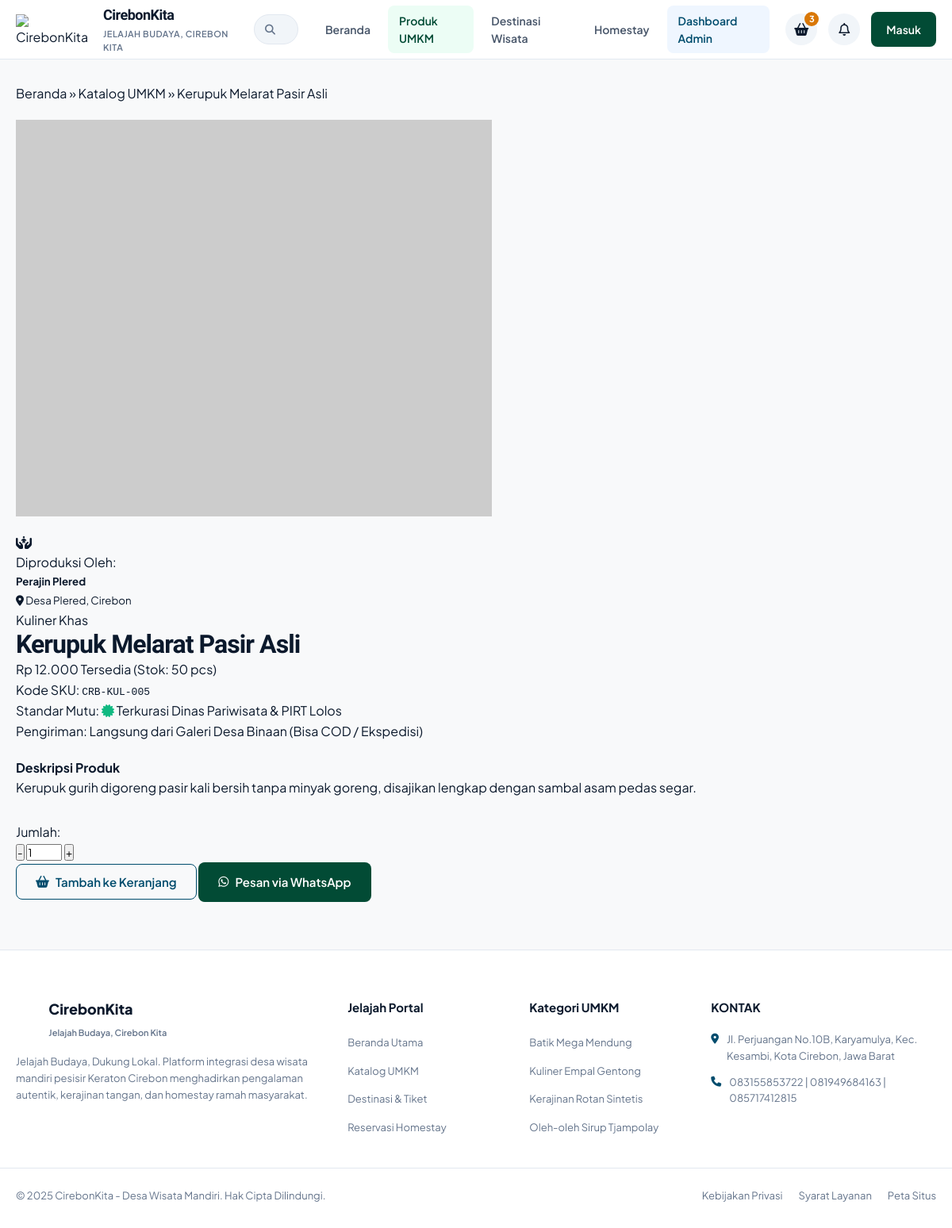
The page /cirebonkita/public/umkm/detail/5 on the database its author committed.
### tables this page shows
CREATE TABLE `umkm` (
  `id` INT AUTO_INCREMENT PRIMARY KEY,
  `kode_sku` VARCHAR(30) NOT NULL UNIQUE,
  `nama_produk` VARCHAR(150) NOT NULL,
  `kategori` ENUM('Batik Cirebon', 'Kuliner Khas', 'Kerajinan Tangan', 'Aksesoris') NOT NULL,
  `harga` DECIMAL(10,2) NOT NULL,
  `stok` INT NOT NULL DEFAULT 0,
  `deskripsi` TEXT NOT NULL,
  `mitra_pengrajin` VARCHAR(120) NOT NULL,
  `desa_asal` VARCHAR(100) NOT NULL,
  `foto` VARCHAR(255) NOT NULL,
  `status_stok` ENUM('Tersedia', 'Stok Menipis', 'Kritis', 'Habis') DEFAULT 'Tersedia',
  `terjual` INT DEFAULT 0,
  `rating` DECIMAL(2,1) DEFAULT 4.8,
  `created_at` TIMESTAMP DEFAULT CURRENT_TIMESTAMP,
  `updated_at` TIMESTAMP DEFAULT CURRENT_TIMESTAMP ON UPDATE CURRENT_TIMESTAMP
);

### cirebonkita/app/controllers/UmkmController.php (called while the page is built, shortened)
<?php
require_once '../app/core/Controller.php';
class UmkmController extends Controller {
    public function detail($id = null) {
        $umkmModel = $this->model('Umkm');
        $produk = $umkmModel->getUmkmById($id);
        $data = [
            'judul' => $produk['nama_produk'] . ' - CirebonKita',
            'produk' => $produk
        ];
        $this->view('public/detail_umkm', $data);
    }
}

### cirebonkita/app/core/App.php (called while the page is built, shortened)
<?php
class App {
    protected $method = 'index';
    public function __construct() {
        $url = $this->parseURL();
        if (!empty($url[0])) {
            $controllerName = ucfirst($url[0]) . 'Controller';
            if (file_exists('../app/controllers/' . $controllerName . '.php')) {
                unset($url[0]);
            } else {
                if (strtolower($url[0]) === 'admin') {
                    $this->controller = 'AdminController';
                    unset($url[0]);
                }
            }
        }
        $this->controller = new $this->controller;
        if (isset($url[1])) {
            if (method_exists($this->controller, $url[1])) {
                $this->method = $url[1];
                unset($url[1]);
            }
        }
        $this->params = $url ? array_values($url) : [];
        call_user_func_array([$this->controller, $this->method], $this->params);
    }
    public function parseURL() {
        if (isset($_GET['url'])) {
            $url = rtrim($_GET['url'], '/');
            $url = filter_var($url, FILTER_SANITIZE_URL);
            return explode('/', $url);
        }
        return null;
    }
}

### cirebonkita/public/index.php (called while the page is built, shortened)
<?php
require_once '../app/config/Database.php';
require_once '../app/core/Controller.php';
require_once '../app/core/App.php';
$app = new App();

### cirebonkita/app/config/Database.php (called while the page is built, shortened)
<?php
class Database {
    private $host = "localhost";
    private $user = "root";
    private $pass = "";
    private $db_name = "cirebonkita";
    private $port = "3306";
    private $dbh;
    private $stmt;
    public function __construct() {
        $dsn = "mysql:host=" . $this->host . ";port=" . $this->port . ";dbname=" . $this->db_name . ";charset=utf8mb4";
        $options = [
            PDO::ATTR_PERSISTENT => true,
            PDO::ATTR_ERRMODE => PDO::ERRMODE_EXCEPTION,
            PDO::ATTR_DEFAULT_FETCH_MODE => PDO::FETCH_ASSOC,
            PDO::ATTR_EMULATE_PREPARES => false
        ];
        try {
            $this->dbh = new PDO($dsn, $this->user, $this->pass, $options);
        } catch (PDOException $e) {
            $this->error = $e->getMessage();
            die("Koneksi Database Gagal: " . $this->error);
        }
    }
    public function query($query) {
        $this->stmt = $this->dbh->prepare($query);
    }
    public function bind($param, $value, $type = null) {
        if (is_null($type)) {
            switch (true) {
                default:
                    $type = PDO::PARAM_STR;
            }
        }
        $this->stmt->bindValue($param, $value, $type);
    }
    public function execute() {
        return $this->stmt->execute();
    }
    public function single() {
        $this->execute();
        return $this->stmt->fetch();
    }
}

### cirebonkita/app/models/Umkm.php (called while the page is built, shortened)
<?php
require_once '../app/config/Database.php';
class Umkm {
    private $table = 'umkm';
    private $db;
    public function __construct() {
        $this->db = new Database();
    }
    public function getUmkmById($id) {
        $query = "SELECT * FROM " . $this->table . " WHERE id = :id";
        $this->db->query($query);
        $this->db->bind(':id', $id);
        return $this->db->single();
    }
}

### cirebonkita/app/views/public/detail_umkm.php (the view, shortened to what this page needs)
<div class="container mt-30 mb-60">
    <nav class="breadcrumb-nav">
        <a href="<?= BASEURL; ?>/">Beranda</a> &raquo;
        <a href="<?= BASEURL; ?>/umkm">Katalog UMKM</a> &raquo;
        <span><?= htmlspecialchars($produk['nama_produk']); ?></span>
    </nav>
    <div class="product-detail-layout mt-20">
        <div class="product-gallery-side">
            <div class="main-photo-frame">
                <img src="<?= BASEURL; ?>/assets/img/<?= htmlspecialchars($produk['foto']); ?>" alt="<?= htmlspecialchars($produk['nama_produk']); ?>" onerror="this.src='https://picsum.photos/seed/umkm_d_<?= $produk['id']; ?>/600/500'">
            </div>
            <div class="mitra-badge-card mt-20">
                <div class="mitra-icon"><i class="fa-solid fa-hands-holding-child"></i></div>
                <div>
                    <span class="mitra-sub">Diproduksi Oleh:</span>
                    <h5 class="mitra-name"><?= htmlspecialchars($produk['mitra_pengrajin']); ?></h5>
                    <small class="mitra-village"><i class="fa-solid fa-location-dot"></i> <?= htmlspecialchars($produk['desa_asal']); ?>, Cirebon</small>
                </div>
            </div>
        </div>
        <div class="product-order-side">
            <span class="category-badge-pill"><?= htmlspecialchars($produk['kategori']); ?></span>
            <h1 class="detail-product-title"><?= htmlspecialchars($produk['nama_produk']); ?></h1>
            <div class="product-price-large">
                Rp <?= number_format($produk['harga'], 0, ',', '.'); ?>
                <span class="stock-status-pill badge-<?= strtolower(str_replace(' ', '-', $produk['status_stok'])); ?>">
                    <?= htmlspecialchars($produk['status_stok']); ?> (Stok: <?= $produk['stok']; ?> pcs)
                </span>
            </div>
            <div class="product-meta-specs">
                <div class="spec-row">
                    <span class="spec-label">Kode SKU:</span>
                    <span class="spec-val"><code><?= htmlspecialchars($produk['kode_sku']); ?></code></span>
                </div>
                <div class="spec-row">
                    <span class="spec-label">Standar Mutu:</span>
                    <span class="spec-val"><i class="fa-solid fa-certificate text-success"></i> Terkurasi Dinas Pariwisata & PIRT Lolos</span>
                </div>
                <div class="spec-row">
                    <span class="spec-label">Pengiriman:</span>
                    <span class="spec-val">Langsung dari Galeri Desa Binaan (Bisa COD / Ekspedisi)</span>
                </div>
            </div>
            <div class="product-description-box mt-20">
                <h4 class="desc-heading">Deskripsi Produk</h4>
                <p class="desc-body"><?= nl2br(htmlspecialchars($produk['deskripsi'])); ?></p>
            </div>
            <div class="order-action-box mt-30">
                <div class="qty-select-wrapper">
                    <label for="orderQty">Jumlah:</label>
                    <div class="qty-counter-input">
                        <button type="button" class="btn-qty" onclick="changeQty(-1)">-</button>
                        <input type="number" id="orderQty" value="1" min="1" max="<?= $produk['stok']; ?>" readonly class="input-qty">
                        <button type="button" class="btn-qty" onclick="changeQty(1)">+</button>
                    </div>
                </div>
                <div class="order-buttons-row">
                    <button type="button" class="btn btn-outline-teal btn-lg add-to-cart-btn" data-id="<?= $produk['id']; ?>" data-name="<?= htmlspecialchars($produk['nama_produk']); ?>" data-price="<?= $produk['harga']; ?>">
                        <i class="fa-solid fa-basket-shopping"></i> Tambah ke Keranjang
                    </button>
                    <a href="https://wa.me/6281299881209?text=Halo%20Admin%20CirebonKita,%20saya%20tertarik%20membeli%20produk%20<?= urlencode($produk['nama_produk']); ?>" target="_blank" class="btn btn-teal-solid btn-lg">
                        <i class="fa-brands fa-whatsapp"></i> Pesan via WhatsApp
                    </a>
                </div>
            </div>
        </div>
    </div>
</div>

### cirebonkita/public/assets/css/style.css (style rules this page uses)
:root { --primary-teal: #004C6D; --primary-green: #024B35; --dark-navy: #0B192C; --navy-light: #162A45; --cream-bg: #F8F9FA; --card-bg: #FFFFFF; --text-main: #0B192C; --text-muted: #64748B; --border-color: #E2E8F0; --accent-gold: #D97706; --accent-amber: #F59E0B; --accent-green: #10B981; --accent-red: #EF4444; --shadow-sm: 0 1px 2px 0 rgba(0, 0, 0, 0.05); --shadow-md: 0 4px 6px -1px rgba(0, 0, 0, 0.08), 0 2px 4px -1px rgba(0, 0, 0, 0.04); --shadow-lg: 0 10px 15px -3px rgba(0, 0, 0, 0.08), 0 4px 6px -2px rgba(0, 0, 0, 0.03); --radius-sm: 8px; --radius-md: 12px; --radius-lg: 16px; --radius-pill: 9999px; --font-heading: 'Bricolage Grotesque', sans-serif; --font-body: 'Plus Jakarta Sans', -apple-system, BlinkMacSystemFont, sans-serif; --font-family: var(--font-body); }
h1, h2, h3, .hero-title, .section-title, .brand-title { font-family: var(--font-heading); letter-spacing: -0.025em; }
h1, .hero-title { line-height: 1.15; letter-spacing: -0.03em; }
body, p, span, button, input, select, textarea { font-family: var(--font-body); }
* { box-sizing: border-box; margin: 0; padding: 0; }
body { font-family: var(--font-family); background-color: var(--cream-bg); color: var(--text-main); line-height: 1.6; -webkit-font-smoothing: antialiased; }
a { color: inherit; text-decoration: none; }
img { max-width: 100%; height: auto; display: block; }
.container { width: 100%; max-width: 1280px; margin: 0 auto; padding: 0 20px; }
.text-success { color: var(--accent-green); }
.mt-20 { margin-top: 20px; }
.mt-30 { margin-top: 30px; }
.mb-60 { margin-bottom: 60px; }
.btn { display: inline-flex; align-items: center; justify-content: center; gap: 8px; font-family: var(--font-family); font-size: 14px; font-weight: 600; padding: 10px 18px; border-radius: var(--radius-sm); border: 1px solid transparent; cursor: pointer; transition: all 0.2s ease; text-decoration: none; }
.btn-teal-solid { background-color: var(--primary-green); color: #FFFFFF; }
.btn-outline-teal { border-color: var(--primary-teal); color: var(--primary-teal); background: transparent; }
.btn-lg { padding: 12px 24px; font-size: 15px; }

### rows shown on the page
umkm: nama_produk "Kerupuk Melarat Pasir Asli", mitra_pengrajin "Perajin Plered", desa_asal "Desa Plered", kategori "Kuliner Khas", harga "12.000", status_stok "Tersedia", stok "50", kode_sku "CRB-KUL-005", deskripsi "Kerupuk gurih digoreng pasir kali bersih tanpa minyak goreng, disajikan lengkap dengan sambal asam pedas segar."
